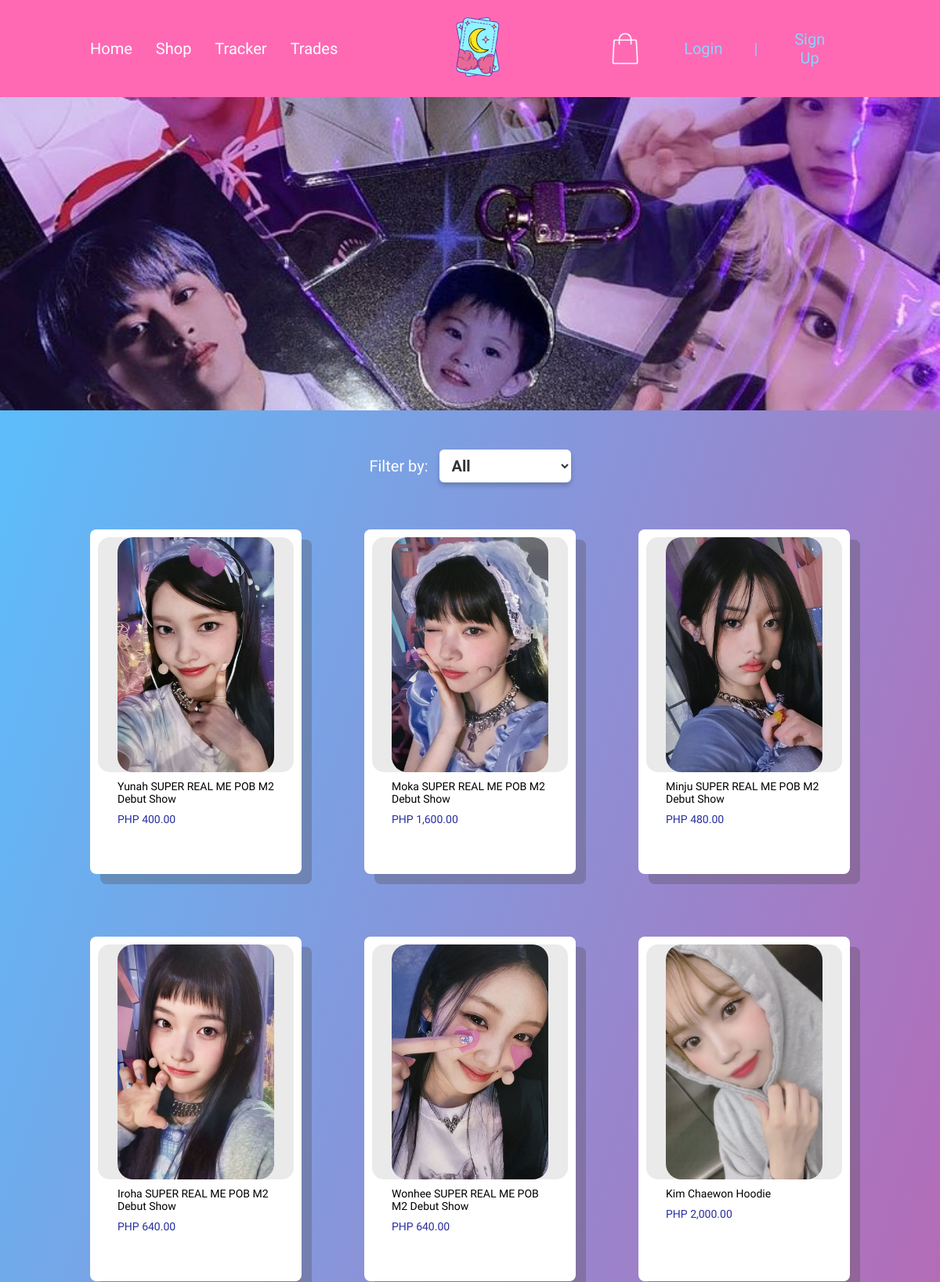
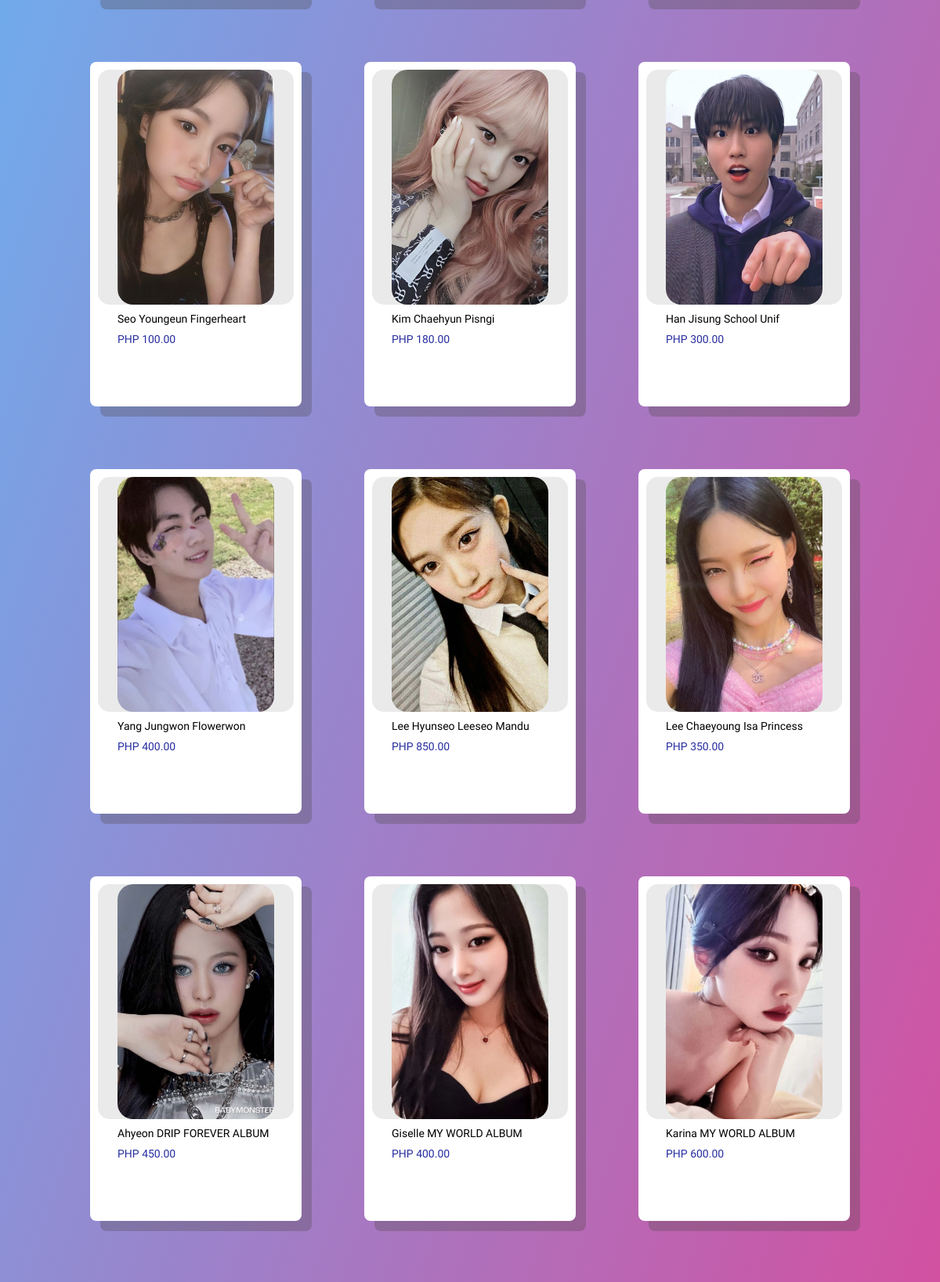
The page /shop.php (upper part) on the database its author committed (2 pictures, top to bottom).
### tables this page shows
CREATE TABLE `products` (
  `Product_ID` int(10) UNSIGNED NOT NULL AUTO_INCREMENT,
  `Product_Image` varchar(255) NOT NULL,
  `Photocard_Title` varchar(255) NOT NULL,
  `Description` text NOT NULL,
  `Price` decimal(10,2) NOT NULL,
  `Quantity` int(11) NOT NULL,
  `Tradable` tinyint(1) NOT NULL,
  PRIMARY KEY (`Product_ID`)
);

### shop.php (the view, shortened to what this page needs)
<?php
include 'admin/connection.php';
$tradable_filter = isset($_GET['tradable']) ? $_GET['tradable'] : 'all';
$products = [];
$query = "SELECT Product_ID, Product_Image, Photocard_Title, Price, Tradable FROM products";
$stmt = $con->prepare($query);
$stmt->execute();
$result = $stmt->get_result();
if ($result->num_rows > 0) {
    $products = $result->fetch_all(MYSQLI_ASSOC);
}
?>
<!DOCTYPE html>
<html lang="en">
<head>
    <link rel="stylesheet" href="css/shop.css">
    <link rel="stylesheet" href="css/footer.css">
    <link rel="stylesheet" href="css/header.css">
</head>
<body>
<header>
    <nav class="navbar">
        <ul class="nav-links">
            <li><a href="index.php">Home</a></li>
            <li><a href="shop.php">Shop</a></li>
            <li><a href="order_tracker.php">Tracker</a></li>
            <li><a href="redirection.php">Trades</a></li>
        </ul>
        <div class="logo">
            <a href="index.php"><img src="images/PoCaSwap Logo.png" alt="Logo"></a>
        </div>
        <div class="profile">
            <a href="cart.php"><img src="images/shopping_bag.png" alt="shopping bag">
                <?php
                if(isset($_SESSION['role'])){
                    if($_SESSION['role'] === "admin"){
                        echo "<a href='admin/dashboard.php'>Dashboard</a>";
                    } elseif($_SESSION['role'] === "user"){
                        echo "<p>".htmlspecialchars($_SESSION['username'])."</p>";
                    }
                    echo "<div class='logout'>".
                        "<form action='logout.php' method='post'>".
                            "<button class='logout-btn' type='submit' name='logout'>".
                                "<img src='images/logout_button.png' alt='Log out' class='logout-img'>".
                            "</button>
                        </form>
                    </div>";
                } else {
                    echo "<a href='login.php'>Login</a> <a>|</a> <a href='sign_up.php'>Sign Up</a>";
                }
                ?>
            </a>
        </div>
    </nav>
</header>
<section class="products-section">
    <div class="hero-container">
        <img src="images/shop.jpg" alt="Hero Image" class="hero-image">
    </div>
    <div class="products-display">
        <div class="filter-container">
            <label for="tradable">Filter by:</label>
            <select id="tradable" onchange="filterProducts()">
                <option value="all" <?= ($tradable_filter === 'all') ? 'selected' : '' ?>>All</option>
            </select>
        </div>
        <div class="container">
            <?php if (!empty($products)): ?>
                <?php foreach ($products as $product): ?>
                    <div class="product-card">
                        <a href="product.php?id=<?= htmlspecialchars($product['Product_ID']); ?>">
                            <div class="product-image-container">
                                <img src="products/<?= !empty($product['Product_Image']) ? htmlspecialchars($product['Product_Image']) : 'default.png' ?>"
                                     alt="<?= htmlspecialchars($product['Photocard_Title']); ?>">
                            </div>
                        </a>
                        <div class="product-title"><?= htmlspecialchars($product['Photocard_Title']); ?></div>
                        <div class="product-price">PHP <?= number_format($product['Price'], 2); ?></div>
                    </div>
                <?php endforeach; ?>
            <?php else: ?>
                <p class="no-products">No products available</p>
            <?php endif; ?>
        </div>
    </div>
</section>
</body>
</html>

### css/shop.css (style rules this page uses)
body { font-family: 'Changa One'; text-align: center; margin: 0; padding: 0; background: #f9f9f9; }
.hero-container img { width: 100%; height: 400px; object-fit: cover; display: block; }
.products-display { font-family: 'Dela Gothic One'; display: flex; flex-direction: column; align-items: center; justify-content: center; background: linear-gradient(to bottom right, #5CBDFB, #E44093); padding: 30px 0 30px 0; }
.filter-container { text-align: center; margin: 20px 0 60px 0; }
.filter-container label { font-family: 'Dela Gothic One'; font-size: 20px; font-weight: normal; margin-right: 10px; color: white; }
#tradable { font-family: 'Dela Gothic One'; font-weight: normal; padding: 8px 12px; font-size: 20px; font-weight: bold; border: none; border-radius: 6px; background-color: white; color: #333; cursor: pointer; box-shadow: 0px 4px 6px rgba(0, 0, 0, 0.2); transition: all 0.3s ease-in-out; }
#tradable option { font-family: 'Dela Gothic One'; font-size: 14px; font-weight: normal; }
.container { font-family: 'Dela Gothic One'; display: grid; grid-template-columns: repeat(3, 1fr); gap: 80px; max-width: 900px; margin: auto; justify-content: center; align-items: center; }
.product-card { background: white; border-radius: 8px; box-shadow: 13px 13px 0px rgba(78, 70, 70, 0.3); padding: 10px; text-align: center; width: 250px; height: 420px; transition: transform 0.3s ease-in-out; }
.product-image-container { width: 100%; height: 300px; background-color: #EAEAEA; display: flex; justify-content: center; align-items: center; border-radius: 15px; }
.product-card img { width: 80%; height: 300px; object-fit: cover; border-radius: 20px; cursor: pointer; }
.product-title { padding: 10px 25px 10px 25px; font-size: 14px; font-weight: normal; text-align: left; }
.product-price { padding-left: 25px; color: #282EA0; font-size: 14px; text-align: left; }

### css/header.css (style rules this page uses)
.navbar { display: flex; align-items: center; justify-content: space-between; background-color: #ff69b4; padding: 10px 100px; }
.nav-links { list-style: none; display: flex; padding: 0; margin: 0; flex: 1; justify-content: flex-start; }
.navbar .logo { flex: 1; display: flex; justify-content: center; }
.navbar .logo img { height: 100px; }
.profile { flex: 1; display: flex; justify-content: flex-end; }
.nav-links { list-style: none; display: flex; padding: 0; }
.nav-links li { margin: 0 15px; transition: transform 0.3s ease, color 0.3s ease; }
.nav-links a { text-decoration: none; color: white; font-weight: normal; font-size: 20px; }
.profile a { text-decoration: none; color: #8bd2ff; font-weight: normal; display: flex; align-items: center; gap: 10px; font-size: 20px; padding-right: 40px; }
.profile img { height: 50px; margin-right: 10px; }

### rows shown on the page
products: Product_Image (picture), Photocard_Title "Yunah SUPER REAL ME POB M2 Debut Show", Price "400.00"
products: Product_Image (picture), Photocard_Title "Moka SUPER REAL ME POB M2 Debut Show", Price "1,600.00"
products: Product_Image (picture), Photocard_Title "Minju SUPER REAL ME POB M2 Debut Show", Price "480.00"
products: Product_Image (picture), Photocard_Title "Iroha SUPER REAL ME POB M2 Debut Show", Price "640.00"
products: Product_Image (picture), Photocard_Title "Wonhee SUPER REAL ME POB M2 Debut Show", Price "640.00"
products: Product_Image (picture), Photocard_Title "Kim Chaewon Hoodie", Price "2,000.00"
products: Product_Image (picture), Photocard_Title "Seo Youngeun Fingerheart", Price "100.00"
products: Product_Image (picture), Photocard_Title "Kim Chaehyun Pisngi", Price "180.00"
products: Product_Image (picture), Photocard_Title "Han Jisung School Unif", Price "300.00"
products: Product_Image (picture), Photocard_Title "Yang Jungwon Flowerwon", Price "400.00"
products: Product_Image (picture), Photocard_Title "Lee Hyunseo Leeseo Mandu", Price "850.00"
products: Product_Image (picture), Photocard_Title "Lee Chaeyoung Isa Princess", Price "350.00"
products: Product_Image (picture), Photocard_Title "Ahyeon DRIP FOREVER ALBUM", Price "450.00"
products: Product_Image (picture), Photocard_Title "Giselle MY WORLD ALBUM", Price "400.00"
products: Product_Image (picture), Photocard_Title "Karina MY WORLD ALBUM", Price "600.00"
